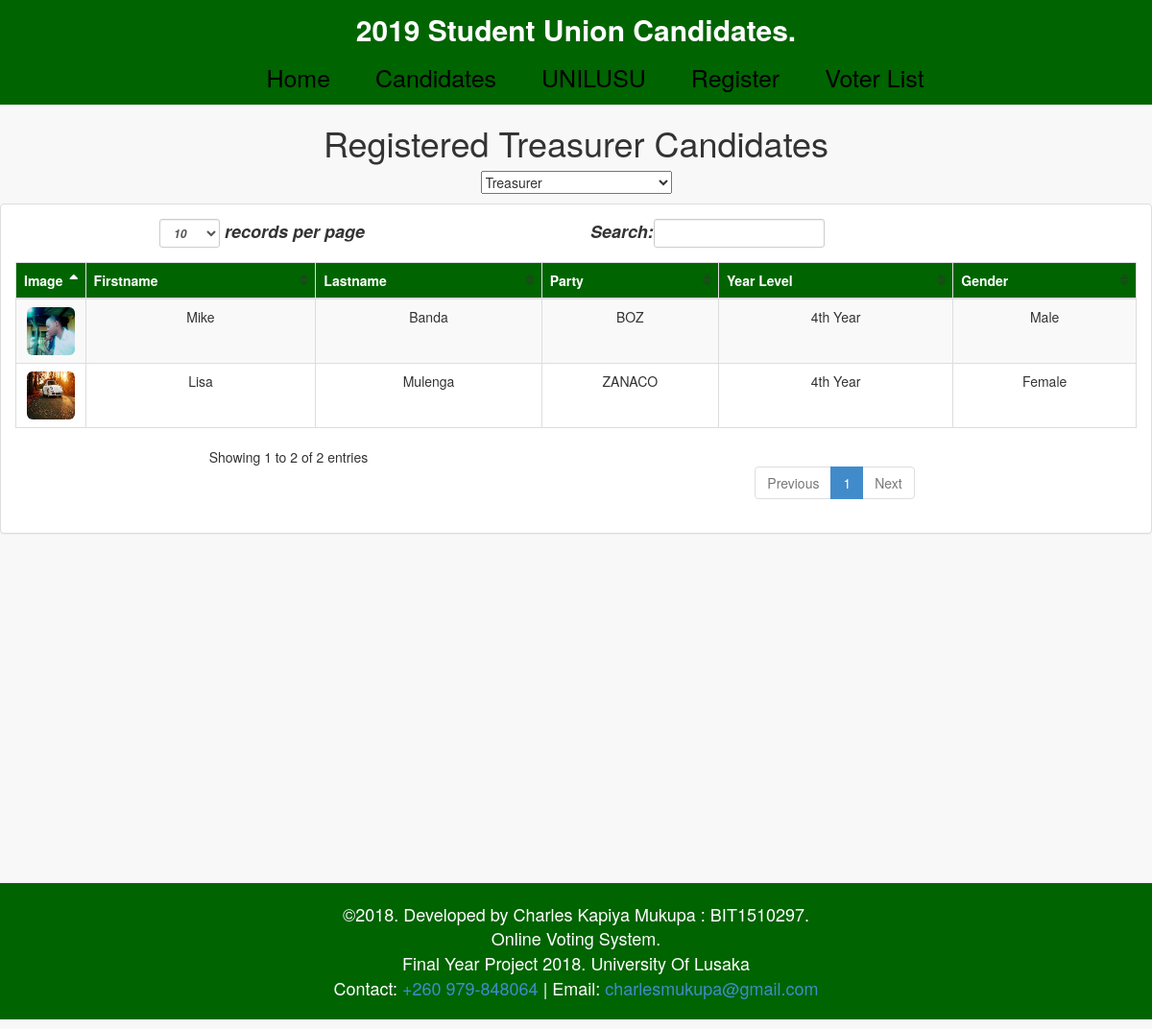
Screenshot of /candidates/tr.php with the database file from the repository.
### tables this page shows
CREATE TABLE `candidate` (
  `candidate_id` int(11) NOT NULL,
  `position` varchar(100) NOT NULL,
  `firstname` varchar(100) NOT NULL,
  `lastname` varchar(100) NOT NULL,
  `year_level` varchar(100) NOT NULL,
  `gender` varchar(100) NOT NULL,
  `img` varchar(100) NOT NULL,
  `party` varchar(100) NOT NULL
);

### candidates/tr.php (the view, shortened to what this page needs)
<?php include ('head.php');?>
<body>
    <div id="wrapper">
              <?php include ('view_banner.php');?>
        <div id="page-wrapper">
    <heading class="voters_heading">
        <center><h1>Registered Treasurer Candidates</h1>
           <center>
                <select onchange = "page(this.value)">
                <option disabled selected>Treasurer</option>
                </select>
            </center>
    </heading>
            <div class="row">
                    <div class="panel panel-default">
                        <div class="panel-body">
                            <div class="table-responsive">
                                <table class="table table-striped table-bordered table-hover" id="dataTables-example" border="0">
                                    <thead class="thead">
                                         <tr>
                                            <th>Image</th>
                                            <th>Firstname</th>
                                            <th>Lastname</th>
                                            <th>Party</th>
                                            <th>Year Level</th>
                                            <th>Gender</th>
                                        </tr>
                                    </thead>
                                    <tbody>
                                        <tr>
                                        <?php
                                            require '../admin/dbcon.php';
                                            $query = $conn->query("SELECT * FROM candidate WHERE `position` = 'Treasurer'");
                                                while($row = $query->fetch_array()){
                                        ?>
                                            <td width="50"><img src="../admin/<?php echo $row['img']; ?>" width="50" height="50" class="img-rounded"></td>
                                            <td><?php echo $row ['firstname'];?></td>
                                            <td><?php echo $row ['lastname'];?></td>
                                            <td><?php echo $row ['party'];?></td>
                                            <td><?php echo $row ['year_level'];?></td>
                                            <td><?php echo $row ['gender'];?></td>
                                        </tr>
                                       <?php } ?>
                                    </tbody>
                                </table>
                            </div>
                        </div>
                    </div>
            </div>
        </div>
    </div>
    <?php
        include ('footer.php');
        ?>
    <?php include ('../script.php');?>
</body>
</html>

### candidates/css/myStlyes.css (style rules this page uses)
body { background-color: white; background-size: 100%; }
#wrapper { padding-bottom:20px; }
.panel-body { padding: 20px; }
.thead { background-color: rgba(0, 100, 0, 1); color: white; }
table { width: 80%; border-collapse: collapse; }
.img-rounded { border-radius: 100px; }
table td { text-align: center; }
select { color: green; }

### candidates/css/sb-admin-2.css (style rules this page uses)
body { background-color: #f8f8f8; }
#wrapper { width: 100%; }
#page-wrapper { padding: 0 15px; min-height: 200px; }
table.dataTable thead .sorting, table.dataTable thead .sorting_asc, table.dataTable thead .sorting_desc, table.dataTable thead .sorting_asc_disabled, table.dataTable thead .sorting_desc_disabled { background: 0 0; }
table.dataTable thead .sorting_asc:after { content: "\f0de"; float: right; font-family: fontawesome; }
table.dataTable thead .sorting:after { content: "\f0dc"; float: right; font-family: fontawesome; color: rgba(50,50,50,.5); }

### rows the page displays
candidate: img (picture), firstname "Mike", lastname "Banda", party "BOZ", year_level "4th Year", gender "Male"
candidate: img (picture), firstname "Lisa", lastname "Mulenga", party "ZANACO", year_level "4th Year", gender "Female"
